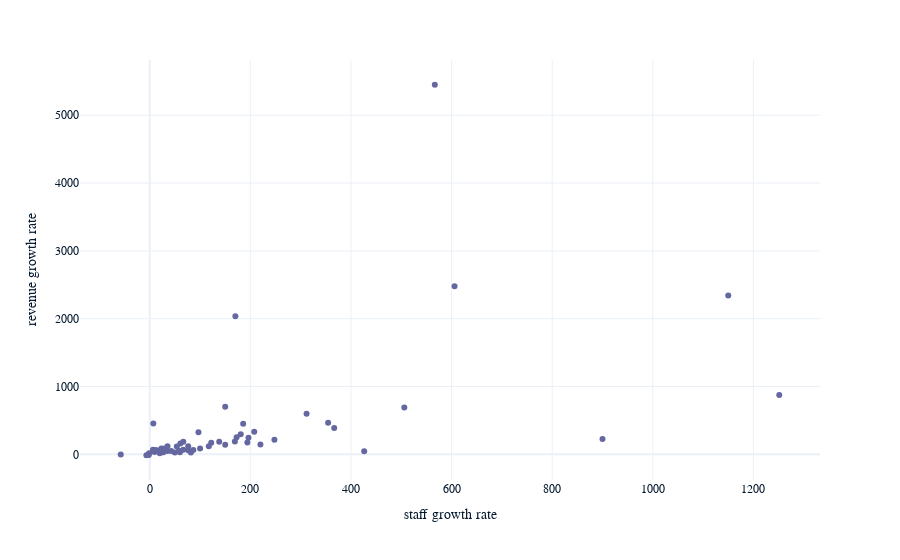

The notebook cell this image was saved under:
### Markdown cell above
## Visualisation par scatter plot des relations entre taux de croissance du chiffre d'affaire et taux de croissance du nombre d'employés

### Code cell
# Create the scatter plot pour les entreprises estimées en tendance non croissante
px.scatter(survey[survey.Growth_Firm == 0], x='question_2_row_1_transformed', y='question_2_row_2_transformed',
           labels={'question_2_row_1_transformed': 'staff growth rate',
                  'question_2_row_2_transformed': 'revenue growth rate'})

### Figure 1 — Plotly figure (JSON) as saved in the notebook; plotly's stock layout.template omitted (floating-point values rounded to 4 significant figures)
{"data": [{"hovertemplate": "staff growth rate=%{x}<br>revenue growth rate=%{y}<extra></extra>", "legendgroup": "", "marker": {"color": "#6568a0", "symbol": "circle"}, "mode": "markers", "name": "", "orientation": "v", "showlegend": false, "x": [35.14, 23.02, 86.64, 17.65, 60, -1.295, 12.28, 66.67, 9.375, 506.1, 26.98, 20, 16.07, 81.82, 50, 76.47, 96.85, 247.8, 31.58, 42.86, -1.961, 6.383, 100, 76.47, 7.143, 311.8, 25, 185.7, 426.3, 57.89, 150, 35.29, 180.9, 196.3, 1251.0, -57.63, 170.3, 566.7, 172.7, 138.1, 354.5, 53.85, 207.7, 122.2, 169.2, 194.1, 19.05, 1150, 23.08, 66.67, -6.667, 605.9, 60.87, 900, 366.7, 150, 117.4, 220], "xaxis": "x", "y": [50.75, 51.18, 62.93, 39.13, 32.8, 17.71, 64.62, 68.68, 34.45, 689.3, 29.92, 16.55, 49.45, 28.8, 28.04, 60.64, 326.5, 215.5, 90.96, 48.72, -9.633, 67.21, 85.19, 121.1, 455.6, 599.8, 81.72, 452.5, 47.58, 53.3, 140.4, 118.9, 295.0, 245.1, 873.7, -1.602, 2036.0, 5449.0, 252.6, 185.1, 465.0, 115.1, 332.6, 171.3, 190.6, 176.1, 57.22, 2342.0, 84.76, 185.3, -12.98, 2477.0, 161.3, 226.3, 387.3, 702.4, 120.6, 147.2], "yaxis": "y", "type": "scatter"}], "layout": {"xaxis": {"anchor": "y", "domain": [0, 1], "title": {"text": "staff growth rate"}}, "yaxis": {"anchor": "x", "domain": [0, 1], "title": {"text": "revenue growth rate"}}, "legend": {"tracegroupgap": 0}, "margin": {"t": 60}}}
